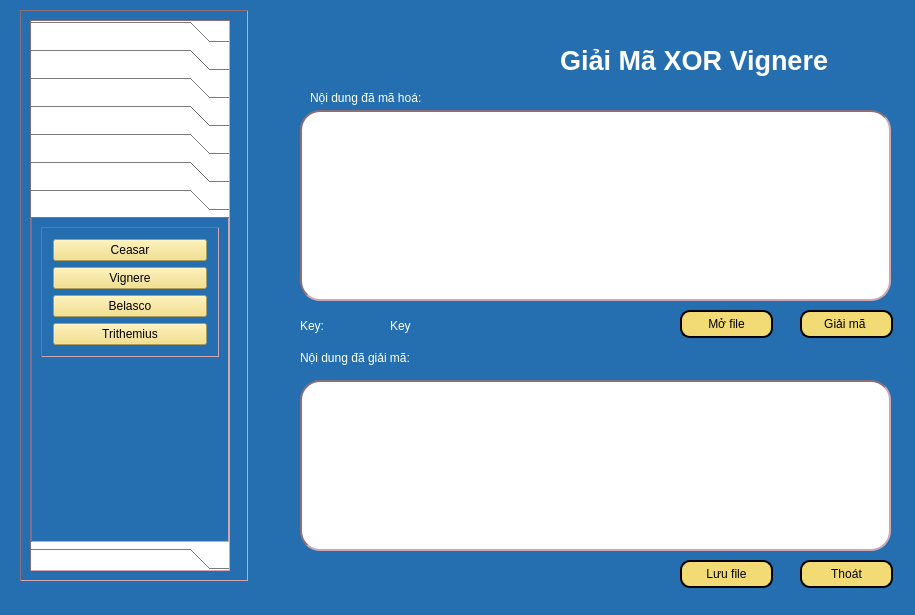
<?xml version="1.0" encoding="UTF-8"?>
<ui version="4.0">
 <class>Dialog</class>
 <widget class="QDialog" name="Dialog">
  <property name="geometry">
   <rect>
    <x>0</x>
    <y>0</y>
    <width>915</width>
    <height>615</height>
   </rect>
  </property>
  <property name="windowTitle">
   <string>Dialog</string>
  </property>
  <property name="styleSheet">
   <string notr="true">background-color:rgb(37, 111, 176);
color:white;</string>
  </property>
  <widget class="QPushButton" name="btnSaveFile">
   <property name="geometry">
    <rect>
     <x>680</x>
     <y>560</y>
     <width>93</width>
     <height>28</height>
    </rect>
   </property>
   <property name="styleSheet">
    <string notr="true">background-color: rgb(242, 219, 116);
border-radius: 10px;
border: 2px solid black;
color:black;</string>
   </property>
   <property name="text">
    <string>Lưu file</string>
   </property>
   <property name="icon">
    <iconset>
     <normaloff>../Icon/icons8-save-file-64.png</normaloff>../Icon/icons8-save-file-64.png</iconset>
   </property>
  </widget>
  <widget class="QLabel" name="label_4">
   <property name="geometry">
    <rect>
     <x>300</x>
     <y>350</y>
     <width>181</width>
     <height>16</height>
    </rect>
   </property>
   <property name="text">
    <string>Nội dung đã giải mã:</string>
   </property>
  </widget>
  <widget class="QPushButton" name="btnOpenFile">
   <property name="geometry">
    <rect>
     <x>680</x>
     <y>310</y>
     <width>93</width>
     <height>28</height>
    </rect>
   </property>
   <property name="styleSheet">
    <string notr="true">background-color: rgb(242, 219, 116);
border-radius: 10px;
border: 2px solid black;
color:black;</string>
   </property>
   <property name="text">
    <string>Mở file</string>
   </property>
   <property name="icon">
    <iconset>
     <normaloff>../Icon/icons8-open-file-40.png</normaloff>../Icon/icons8-open-file-40.png</iconset>
   </property>
  </widget>
  <widget class="QLabel" name="label_2">
   <property name="geometry">
    <rect>
     <x>310</x>
     <y>90</y>
     <width>131</width>
     <height>16</height>
    </rect>
   </property>
   <property name="text">
    <string>Nội dung đã mã hoá:</string>
   </property>
  </widget>
  <widget class="QLabel" name="label_3">
   <property name="geometry">
    <rect>
     <x>300</x>
     <y>310</y>
     <width>131</width>
     <height>31</height>
    </rect>
   </property>
   <property name="text">
    <string>Key:</string>
   </property>
  </widget>
  <widget class="QPushButton" name="btnGiaiMa">
   <property name="geometry">
    <rect>
     <x>800</x>
     <y>310</y>
     <width>93</width>
     <height>28</height>
    </rect>
   </property>
   <property name="styleSheet">
    <string notr="true">background-color: rgb(242, 219, 116);
border-radius: 10px;
border: 2px solid black;
color:black;</string>
   </property>
   <property name="text">
    <string>Giải mã </string>
   </property>
   <property name="icon">
    <iconset>
     <normaloff>../Icon/icons8-encode-32.png</normaloff>../Icon/icons8-encode-32.png</iconset>
   </property>
  </widget>
  <widget class="QLabel" name="label">
   <property name="geometry">
    <rect>
     <x>560</x>
     <y>20</y>
     <width>291</width>
     <height>81</height>
    </rect>
   </property>
   <property name="font">
    <font>
     <pointsize>20</pointsize>
     <weight>75</weight>
     <bold>true</bold>
    </font>
   </property>
   <property name="text">
    <string>Giải Mã XOR Vignere</string>
   </property>
  </widget>
  <widget class="QTextEdit" name="txtVanBanGoc">
   <property name="geometry">
    <rect>
     <x>300</x>
     <y>380</y>
     <width>591</width>
     <height>171</height>
    </rect>
   </property>
   <property name="styleSheet">
    <string notr="true">background-color: white;
border: 2px inset #8b6f78;
border-radius:20px;
color:black;</string>
   </property>
  </widget>
  <widget class="QTextEdit" name="txtCiphertext">
   <property name="geometry">
    <rect>
     <x>300</x>
     <y>110</y>
     <width>591</width>
     <height>191</height>
    </rect>
   </property>
   <property name="styleSheet">
    <string notr="true">background-color: white;
border: 2px inset #8b6f78;
border-radius:20px;
color:black;</string>
   </property>
  </widget>
  <widget class="QLabel" name="txtKey">
   <property name="geometry">
    <rect>
     <x>390</x>
     <y>310</y>
     <width>131</width>
     <height>31</height>
    </rect>
   </property>
   <property name="text">
    <string>Key</string>
   </property>
  </widget>
  <widget class="QPushButton" name="btnClose">
   <property name="geometry">
    <rect>
     <x>800</x>
     <y>560</y>
     <width>93</width>
     <height>28</height>
    </rect>
   </property>
   <property name="styleSheet">
    <string notr="true">background-color: rgb(242, 219, 116);
border-radius: 10px;
border: 2px solid black;
color:black;</string>
   </property>
   <property name="text">
    <string>Thoát</string>
   </property>
   <property name="icon">
    <iconset>
     <normaloff>../Icon/icons8-exit-50.png</normaloff>../Icon/icons8-exit-50.png</iconset>
   </property>
  </widget>
  <widget class="QFrame" name="frame">
   <property name="geometry">
    <rect>
     <x>20</x>
     <y>10</y>
     <width>228</width>
     <height>571</height>
    </rect>
   </property>
   <property name="styleSheet">
    <string notr="true">QFrame {
  border-width: 1px;
  border: 1px inset #8b6f78;
}</string>
   </property>
   <property name="frameShape">
    <enum>QFrame::StyledPanel</enum>
   </property>
   <property name="frameShadow">
    <enum>QFrame::Raised</enum>
   </property>
   <layout class="QVBoxLayout" name="verticalLayout_8">
    <item>
     <widget class="QToolBox" name="toolBox">
      <property name="enabled">
       <bool>true</bool>
      </property>
      <property name="sizePolicy">
       <sizepolicy hsizetype="Preferred" vsizetype="Preferred">
        <horstretch>0</horstretch>
        <verstretch>0</verstretch>
       </sizepolicy>
      </property>
      <property name="maximumSize">
       <size>
        <width>200</width>
        <height>16777215</height>
       </size>
      </property>
      <property name="layoutDirection">
       <enum>Qt::LeftToRight</enum>
      </property>
      <property name="styleSheet">
       <string notr="true">QPushButton {
  background-color: #FFC4D0;
}
QToolBox {
 background-color: #FFFFFF;;
  color: #EEEEEE;
}</string>
      </property>
      <property name="currentIndex">
       <number>6</number>
      </property>
      <widget class="QWidget" name="page">
       <property name="geometry">
        <rect>
         <x>0</x>
         <y>0</y>
         <width>119</width>
         <height>74</height>
        </rect>
       </property>
       <attribute name="label">
        <string>Mã hóa chuyển vị</string>
       </attribute>
       <layout class="QVBoxLayout" name="verticalLayout_3">
        <item alignment="Qt::AlignTop">
         <widget class="QFrame" name="frame_6">
          <property name="frameShape">
           <enum>QFrame::StyledPanel</enum>
          </property>
          <property name="frameShadow">
           <enum>QFrame::Raised</enum>
          </property>
          <layout class="QVBoxLayout" name="verticalLayout_5">
           <property name="leftMargin">
            <number>11</number>
           </property>
           <property name="topMargin">
            <number>11</number>
           </property>
           <property name="rightMargin">
            <number>11</number>
           </property>
           <property name="bottomMargin">
            <number>11</number>
           </property>
           <item>
            <widget class="QPushButton" name="actionHai_dong_MaHoa">
             <property name="styleSheet">
              <string notr="true">background-color: rgb(242, 219, 116);
color:black;</string>
             </property>
             <property name="text">
              <string>Chuyển vị hai dòng</string>
             </property>
            </widget>
           </item>
           <item>
            <widget class="QPushButton" name="actionNhieu_dong_MaHoa">
             <property name="styleSheet">
              <string notr="true">background-color: rgb(242, 219, 116);
color:black;</string>
             </property>
             <property name="text">
              <string>Chuyển vị nhiều dòng</string>
             </property>
            </widget>
           </item>
          </layout>
         </widget>
        </item>
       </layout>
      </widget>
      <widget class="QWidget" name="page_2">
       <property name="geometry">
        <rect>
         <x>0</x>
         <y>0</y>
         <width>98</width>
         <height>106</height>
        </rect>
       </property>
       <attribute name="label">
        <string>Mã hóa thay thế</string>
       </attribute>
       <layout class="QVBoxLayout" name="verticalLayout_4">
        <item alignment="Qt::AlignTop">
         <widget class="QFrame" name="frame_10">
          <property name="frameShape">
           <enum>QFrame::StyledPanel</enum>
          </property>
          <property name="frameShadow">
           <enum>QFrame::Raised</enum>
          </property>
          <layout class="QVBoxLayout" name="verticalLayout_6">
           <item>
            <widget class="QPushButton" name="actionCeasar_MaHoa">
             <property name="styleSheet">
              <string notr="true">background-color: rgb(242, 219, 116);
color:black;</string>
             </property>
             <property name="text">
              <string>Ceasar</string>
             </property>
            </widget>
           </item>
           <item>
            <widget class="QPushButton" name="actionVignere_MaHoa">
             <property name="styleSheet">
              <string notr="true">background-color: rgb(242, 219, 116);
color:black;</string>
             </property>
             <property name="text">
              <string>Vignere</string>
             </property>
            </widget>
           </item>
           <item>
            <widget class="QPushButton" name="actionBelasco_MaHoa">
             <property name="styleSheet">
              <string notr="true">background-color: rgb(242, 219, 116);
color:black;</string>
             </property>
             <property name="text">
              <string>Belasco</string>
             </property>
            </widget>
           </item>
           <item>
            <widget class="QPushButton" name="actionTrithemius_MaHoa">
             <property name="styleSheet">
              <string notr="true">background-color: rgb(242, 219, 116);
color:black;</string>
             </property>
             <property name="text">
              <string>Trithemius</string>
             </property>
            </widget>
           </item>
          </layout>
         </widget>
        </item>
       </layout>
      </widget>
      <widget class="QWidget" name="page_3">
       <property name="geometry">
        <rect>
         <x>0</x>
         <y>0</y>
         <width>98</width>
         <height>106</height>
        </rect>
       </property>
       <attribute name="label">
        <string>Mã hóa XOR</string>
       </attribute>
       <layout class="QVBoxLayout" name="verticalLayout_7">
        <item alignment="Qt::AlignTop">
         <widget class="QFrame" name="frame_11">
          <property name="frameShape">
           <enum>QFrame::StyledPanel</enum>
          </property>
          <property name="frameShadow">
           <enum>QFrame::Raised</enum>
          </property>
          <layout class="QVBoxLayout" name="verticalLayout_9">
           <item>
            <widget class="QPushButton" name="actionXORCeasar_MaHoa">
             <property name="styleSheet">
              <string notr="true">background-color: rgb(242, 219, 116);
color:black;</string>
             </property>
             <property name="text">
              <string>Ceasar</string>
             </property>
            </widget>
           </item>
           <item>
            <widget class="QPushButton" name="actionXORVignere_MaHoa">
             <property name="styleSheet">
              <string notr="true">background-color: rgb(242, 219, 116);
color:black;</string>
             </property>
             <property name="text">
              <string>Vignere</string>
             </property>
            </widget>
           </item>
           <item>
            <widget class="QPushButton" name="actionXORBelasco_MaHoa">
             <property name="styleSheet">
              <string notr="true">background-color: rgb(242, 219, 116);
color:black;</string>
             </property>
             <property name="text">
              <string>Belasco</string>
             </property>
            </widget>
           </item>
           <item>
            <widget class="QPushButton" name="actionXORTrithemius_MaHoa">
             <property name="styleSheet">
              <string notr="true">background-color: rgb(242, 219, 116);
color:black;</string>
             </property>
             <property name="text">
              <string>Trithemius</string>
             </property>
            </widget>
           </item>
          </layout>
         </widget>
        </item>
       </layout>
      </widget>
      <widget class="QWidget" name="page_4">
       <property name="geometry">
        <rect>
         <x>0</x>
         <y>0</y>
         <width>98</width>
         <height>85</height>
        </rect>
       </property>
       <attribute name="label">
        <string>Mã hóa hiện đại</string>
       </attribute>
       <layout class="QVBoxLayout" name="verticalLayout_11">
        <item alignment="Qt::AlignTop">
         <widget class="QFrame" name="frame_12">
          <property name="frameShape">
           <enum>QFrame::StyledPanel</enum>
          </property>
          <property name="frameShadow">
           <enum>QFrame::Raised</enum>
          </property>
          <layout class="QVBoxLayout" name="verticalLayout_10">
           <item>
            <widget class="QPushButton" name="actionDES_MaHoa">
             <property name="styleSheet">
              <string notr="true">background-color: rgb(242, 219, 116);
color:black;</string>
             </property>
             <property name="text">
              <string>SDES</string>
             </property>
            </widget>
           </item>
           <item>
            <widget class="QPushButton" name="actionAES_MaHoa">
             <property name="styleSheet">
              <string notr="true">background-color: rgb(242, 219, 116);
color:black;</string>
             </property>
             <property name="text">
              <string>AES</string>
             </property>
            </widget>
           </item>
           <item>
            <widget class="QPushButton" name="actionRSA_MaHoa">
             <property name="styleSheet">
              <string notr="true">background-color: rgb(242, 219, 116);
color:black;</string>
             </property>
             <property name="text">
              <string>RSA</string>
             </property>
            </widget>
           </item>
          </layout>
         </widget>
        </item>
       </layout>
      </widget>
      <widget class="QWidget" name="page_5">
       <property name="geometry">
        <rect>
         <x>0</x>
         <y>0</y>
         <width>119</width>
         <height>74</height>
        </rect>
       </property>
       <attribute name="label">
        <string>Giải mã chuyển vị</string>
       </attribute>
       <layout class="QVBoxLayout" name="verticalLayout_18">
        <item alignment="Qt::AlignTop">
         <widget class="QFrame" name="frame_13">
          <property name="frameShape">
           <enum>QFrame::StyledPanel</enum>
          </property>
          <property name="frameShadow">
           <enum>QFrame::Raised</enum>
          </property>
          <layout class="QVBoxLayout" name="verticalLayout_19">
           <property name="leftMargin">
            <number>11</number>
           </property>
           <property name="topMargin">
            <number>11</number>
           </property>
           <property name="rightMargin">
            <number>11</number>
           </property>
           <property name="bottomMargin">
            <number>11</number>
           </property>
           <item>
            <widget class="QPushButton" name="actionHai_dong_GiaiMa">
             <property name="styleSheet">
              <string notr="true">background-color: rgb(242, 219, 116);
color:black;</string>
             </property>
             <property name="text">
              <string>Chuyển vị 2 dòng</string>
             </property>
            </widget>
           </item>
           <item>
            <widget class="QPushButton" name="actionNhieu_dong_GiaiMa">
             <property name="styleSheet">
              <string notr="true">background-color: rgb(242, 219, 116);
color:black;</string>
             </property>
             <property name="text">
              <string>Chuyển vị nhiều dòng</string>
             </property>
            </widget>
           </item>
          </layout>
         </widget>
        </item>
       </layout>
      </widget>
      <widget class="QWidget" name="page_6">
       <property name="geometry">
        <rect>
         <x>0</x>
         <y>0</y>
         <width>98</width>
         <height>116</height>
        </rect>
       </property>
       <attribute name="label">
        <string>Giải mã thay thế</string>
       </attribute>
       <layout class="QVBoxLayout" name="verticalLayout_20">
        <item alignment="Qt::AlignTop">
         <widget class="QFrame" name="frame_18">
          <property name="frameShape">
           <enum>QFrame::StyledPanel</enum>
          </property>
          <property name="frameShadow">
           <enum>QFrame::Raised</enum>
          </property>
          <layout class="QVBoxLayout" name="verticalLayout_21">
           <property name="leftMargin">
            <number>11</number>
           </property>
           <property name="topMargin">
            <number>11</number>
           </property>
           <property name="rightMargin">
            <number>11</number>
           </property>
           <property name="bottomMargin">
            <number>11</number>
           </property>
           <item>
            <widget class="QPushButton" name="actionCeasar_GiaiMa">
             <property name="styleSheet">
              <string notr="true">background-color: rgb(242, 219, 116);
color:black;</string>
             </property>
             <property name="text">
              <string>Ceasar</string>
             </property>
            </widget>
           </item>
           <item>
            <widget class="QPushButton" name="actionVignere_GiaiMa">
             <property name="styleSheet">
              <string notr="true">background-color: rgb(242, 219, 116);
color:black;</string>
             </property>
             <property name="text">
              <string>Vignere</string>
             </property>
            </widget>
           </item>
           <item>
            <widget class="QPushButton" name="actionBelasco_GiaiMa">
             <property name="styleSheet">
              <string notr="true">background-color: rgb(242, 219, 116);
color:black;</string>
             </property>
             <property name="text">
              <string>Belasco</string>
             </property>
            </widget>
           </item>
           <item>
            <widget class="QPushButton" name="actionTrithemius_GiaiMa">
             <property name="styleSheet">
              <string notr="true">background-color: rgb(242, 219, 116);
color:black;</string>
             </property>
             <property name="text">
              <string>Trithemius</string>
             </property>
            </widget>
           </item>
          </layout>
         </widget>
        </item>
       </layout>
      </widget>
      <widget class="QWidget" name="page_7">
       <property name="geometry">
        <rect>
         <x>0</x>
         <y>0</y>
         <width>196</width>
         <height>377</height>
        </rect>
       </property>
       <attribute name="label">
        <string>Giải mã XOR</string>
       </attribute>
       <layout class="QVBoxLayout" name="verticalLayout_22">
        <item alignment="Qt::AlignTop">
         <widget class="QFrame" name="frame_19">
          <property name="frameShape">
           <enum>QFrame::StyledPanel</enum>
          </property>
          <property name="frameShadow">
           <enum>QFrame::Raised</enum>
          </property>
          <layout class="QVBoxLayout" name="verticalLayout_23">
           <property name="leftMargin">
            <number>11</number>
           </property>
           <property name="topMargin">
            <number>11</number>
           </property>
           <property name="rightMargin">
            <number>11</number>
           </property>
           <property name="bottomMargin">
            <number>11</number>
           </property>
           <item>
            <widget class="QPushButton" name="actionXORCeasar_GiaiMa">
             <property name="styleSheet">
              <string notr="true">background-color: rgb(242, 219, 116);
color:black;</string>
             </property>
             <property name="text">
              <string>Ceasar</string>
             </property>
            </widget>
           </item>
           <item>
            <widget class="QPushButton" name="actionXORVignere_GiaiMa">
             <property name="styleSheet">
              <string notr="true">background-color: rgb(242, 219, 116);
color:black;</string>
             </property>
             <property name="text">
              <string>Vignere</string>
             </property>
            </widget>
           </item>
           <item>
            <widget class="QPushButton" name="actionXORBelasco_GiaiMa">
             <property name="styleSheet">
              <string notr="true">background-color: rgb(242, 219, 116);
color:black;</string>
             </property>
             <property name="text">
              <string>Belasco</string>
             </property>
            </widget>
           </item>
           <item>
            <widget class="QPushButton" name="actionXORTrithemius_GiaiMa">
             <property name="styleSheet">
              <string notr="true">background-color: rgb(242, 219, 116);
color:black;</string>
             </property>
             <property name="text">
              <string>Trithemius</string>
             </property>
            </widget>
           </item>
          </layout>
         </widget>
        </item>
       </layout>
      </widget>
      <widget class="QWidget" name="page_8">
       <property name="geometry">
        <rect>
         <x>0</x>
         <y>0</y>
         <width>98</width>
         <height>85</height>
        </rect>
       </property>
       <attribute name="label">
        <string>Giải mã hiện đại</string>
       </attribute>
       <layout class="QVBoxLayout" name="verticalLayout_24">
        <item alignment="Qt::AlignTop">
         <widget class="QFrame" name="frame_20">
          <property name="frameShape">
           <enum>QFrame::StyledPanel</enum>
          </property>
          <property name="frameShadow">
           <enum>QFrame::Raised</enum>
          </property>
          <layout class="QVBoxLayout" name="verticalLayout_25">
           <item>
            <widget class="QPushButton" name="actionDES_GiaiMa">
             <property name="styleSheet">
              <string notr="true">background-color: rgb(242, 219, 116);
color:black;</string>
             </property>
             <property name="text">
              <string>SDES</string>
             </property>
            </widget>
           </item>
           <item>
            <widget class="QPushButton" name="actionAES_GiaiMa">
             <property name="styleSheet">
              <string notr="true">background-color: rgb(242, 219, 116);
color:black;</string>
             </property>
             <property name="text">
              <string>AES</string>
             </property>
            </widget>
           </item>
           <item>
            <widget class="QPushButton" name="actionRSA_GiaiMa">
             <property name="styleSheet">
              <string notr="true">background-color: rgb(242, 219, 116);
color:black;</string>
             </property>
             <property name="text">
              <string>RSA</string>
             </property>
            </widget>
           </item>
          </layout>
         </widget>
        </item>
       </layout>
      </widget>
     </widget>
    </item>
   </layout>
  </widget>
 </widget>
 <resources/>
 <connections/>
</ui>
